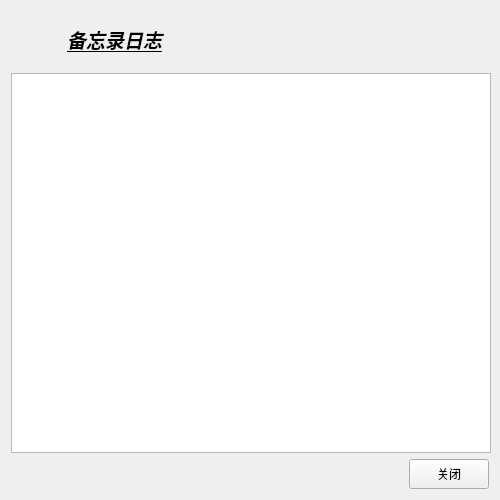
<?xml version="1.0" encoding="UTF-8"?>
<ui version="4.0">
 <class>AllEvents</class>
 <widget class="QWidget" name="AllEvents">
  <property name="geometry">
   <rect>
    <x>0</x>
    <y>0</y>
    <width>500</width>
    <height>500</height>
   </rect>
  </property>
  <property name="minimumSize">
   <size>
    <width>500</width>
    <height>500</height>
   </size>
  </property>
  <property name="maximumSize">
   <size>
    <width>500</width>
    <height>500</height>
   </size>
  </property>
  <property name="windowTitle">
   <string>Form</string>
  </property>
  <property name="styleSheet">
   <string notr="true">QWidget#AllEvents{
border-image: url(:/Images/55/6462-11102Q54A389.jpg);}</string>
  </property>
  <layout class="QGridLayout" name="gridLayout_2">
   <item row="0" column="0">
    <layout class="QVBoxLayout" name="verticalLayout_2">
     <item>
      <layout class="QHBoxLayout" name="horizontalLayout_3">
       <item>
        <layout class="QHBoxLayout" name="horizontalLayout_2">
         <item>
          <widget class="QLabel" name="label_2">
           <property name="minimumSize">
            <size>
             <width>50</width>
             <height>50</height>
            </size>
           </property>
           <property name="maximumSize">
            <size>
             <width>50</width>
             <height>50</height>
            </size>
           </property>
           <property name="styleSheet">
            <string notr="true">border-image: url(:/cjh/备忘录.jpg);</string>
           </property>
           <property name="text">
            <string/>
           </property>
          </widget>
         </item>
         <item>
          <widget class="QLabel" name="label">
           <property name="font">
            <font>
             <family>Aharoni</family>
             <pointsize>14</pointsize>
             <weight>75</weight>
             <italic>true</italic>
             <bold>true</bold>
             <underline>true</underline>
            </font>
           </property>
           <property name="text">
            <string>备忘录日志</string>
           </property>
          </widget>
         </item>
        </layout>
       </item>
       <item>
        <spacer name="horizontalSpacer_2">
         <property name="orientation">
          <enum>Qt::Horizontal</enum>
         </property>
         <property name="sizeHint" stdset="0">
          <size>
           <width>88</width>
           <height>20</height>
          </size>
         </property>
        </spacer>
       </item>
      </layout>
     </item>
     <item>
      <layout class="QGridLayout" name="gridLayout">
       <item row="0" column="0">
        <widget class="QTextBrowser" name="textBrowser">
         <property name="minimumSize">
          <size>
           <width>480</width>
           <height>380</height>
          </size>
         </property>
         <property name="maximumSize">
          <size>
           <width>480</width>
           <height>380</height>
          </size>
         </property>
        </widget>
       </item>
       <item row="1" column="0">
        <layout class="QVBoxLayout" name="verticalLayout">
         <item>
          <layout class="QHBoxLayout" name="horizontalLayout">
           <item>
            <spacer name="horizontalSpacer">
             <property name="orientation">
              <enum>Qt::Horizontal</enum>
             </property>
             <property name="sizeHint" stdset="0">
              <size>
               <width>168</width>
               <height>20</height>
              </size>
             </property>
            </spacer>
           </item>
           <item>
            <widget class="QPushButton" name="closeBtn">
             <property name="minimumSize">
              <size>
               <width>80</width>
               <height>30</height>
              </size>
             </property>
             <property name="maximumSize">
              <size>
               <width>80</width>
               <height>30</height>
              </size>
             </property>
             <property name="styleSheet">
              <string notr="true">border-image: url(:/cjh/粉红1.png);</string>
             </property>
             <property name="text">
              <string>关闭</string>
             </property>
            </widget>
           </item>
          </layout>
         </item>
        </layout>
       </item>
      </layout>
     </item>
    </layout>
   </item>
  </layout>
 </widget>
 <resources/>
 <connections/>
</ui>
